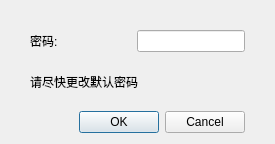
<?xml version="1.0" encoding="UTF-8"?>
<ui version="4.0">
 <class>EnterPassword</class>
 <widget class="QDialog" name="EnterPassword">
  <property name="geometry">
   <rect>
    <x>0</x>
    <y>0</y>
    <width>275</width>
    <height>144</height>
   </rect>
  </property>
  <property name="windowTitle">
   <string>Dialog</string>
  </property>
  <property name="modal">
   <bool>true</bool>
  </property>
  <layout class="QVBoxLayout" name="verticalLayout">
   <property name="spacing">
    <number>20</number>
   </property>
   <property name="leftMargin">
    <number>30</number>
   </property>
   <property name="topMargin">
    <number>30</number>
   </property>
   <property name="rightMargin">
    <number>30</number>
   </property>
   <item>
    <layout class="QHBoxLayout" name="horizontalLayout">
     <item>
      <widget class="QLabel" name="label">
       <property name="text">
        <string>密码:</string>
       </property>
      </widget>
     </item>
     <item>
      <spacer name="horizontalSpacer">
       <property name="orientation">
        <enum>Qt::Horizontal</enum>
       </property>
       <property name="sizeHint" stdset="0">
        <size>
         <width>40</width>
         <height>20</height>
        </size>
       </property>
      </spacer>
     </item>
     <item>
      <widget class="QLineEdit" name="lineEdit">
       <property name="echoMode">
        <enum>QLineEdit::Password</enum>
       </property>
      </widget>
     </item>
    </layout>
   </item>
   <item>
    <widget class="QLabel" name="label_tishi">
     <property name="text">
      <string>请尽快更改默认密码</string>
     </property>
    </widget>
   </item>
   <item>
    <widget class="QDialogButtonBox" name="buttonBox">
     <property name="orientation">
      <enum>Qt::Horizontal</enum>
     </property>
     <property name="standardButtons">
      <set>QDialogButtonBox::Cancel|QDialogButtonBox::Ok</set>
     </property>
    </widget>
   </item>
  </layout>
 </widget>
 <resources/>
 <connections>
  <connection>
   <sender>buttonBox</sender>
   <signal>accepted()</signal>
   <receiver>EnterPassword</receiver>
   <slot>accept()</slot>
   <hints>
    <hint type="sourcelabel">
     <x>248</x>
     <y>254</y>
    </hint>
    <hint type="destinationlabel">
     <x>157</x>
     <y>274</y>
    </hint>
   </hints>
  </connection>
  <connection>
   <sender>buttonBox</sender>
   <signal>rejected()</signal>
   <receiver>EnterPassword</receiver>
   <slot>reject()</slot>
   <hints>
    <hint type="sourcelabel">
     <x>316</x>
     <y>260</y>
    </hint>
    <hint type="destinationlabel">
     <x>286</x>
     <y>274</y>
    </hint>
   </hints>
  </connection>
 </connections>
</ui>
